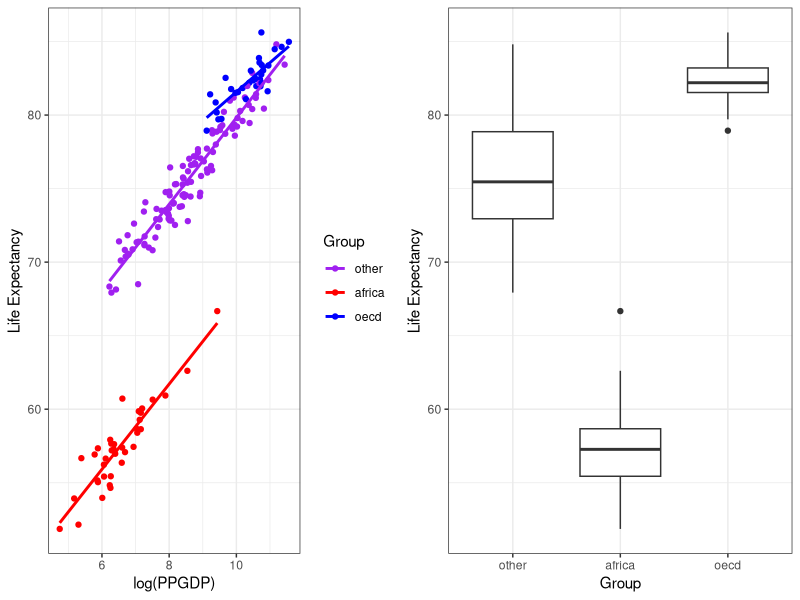

This chart was generated by the following R code:
## ---- chunk 1
knitr::opts_chunk$set(echo = FALSE)
library(tidyverse)
library(MASS)
library(lmtest)
library(car)
library(gridExtra)
## ---- chunk 2

life_data <- read.table(file = "life.txt", header = TRUE, stringsAsFactors = TRUE)

life_data$Group <- relevel(life_data$Group, "other")
## ---- chunk 3
scatter <- ggplot(data = life_data, aes(x = log(life_data$PPGDP), y = life_data$LifeExp, group = interaction(life_data$Group))) + geom_point(aes(color = interaction(life_data$Group))) + geom_smooth(method = lm, aes(color = interaction(life_data$Group)), se = FALSE) + xlab("log(PPGDP)") + ylab("Life Expectancy") + labs(color = "Group")+ scale_color_manual(values=c("Purple", "Red", "Blue")) +
  theme_bw()

box <- ggplot(life_data, aes(x = life_data$Group, y = life_data$LifeExp)) + geom_boxplot() +  ylab("Life Expectancy") + xlab("Group") + theme_bw() 

grid.arrange(scatter, box, ncol= 2)
## ---- chunk 4
#Transformed slr with interactions
slr_transform <- lm(LifeExp ~ log(PPGDP) + Group + log(PPGDP)*Group, data = life_data)
summary(slr_transform)$coefficients
